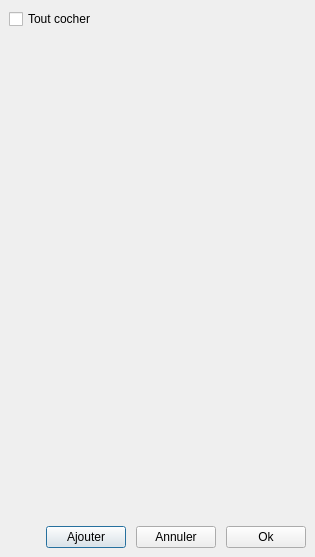
<?xml version="1.0" encoding="UTF-8"?>
<ui version="4.0">
 <class>sourcesWindow</class>
 <widget class="QDialog" name="sourcesWindow">
  <property name="windowModality">
   <enum>Qt::WindowModal</enum>
  </property>
  <property name="geometry">
   <rect>
    <x>0</x>
    <y>0</y>
    <width>315</width>
    <height>557</height>
   </rect>
  </property>
  <property name="sizePolicy">
   <sizepolicy hsizetype="Ignored" vsizetype="Preferred">
    <horstretch>0</horstretch>
    <verstretch>0</verstretch>
   </sizepolicy>
  </property>
  <property name="windowTitle">
   <string>Grabber - Sources</string>
  </property>
  <property name="windowIcon">
   <iconset resource="../resources.qrc">
    <normaloff>:/images/icon.ico</normaloff>:/images/icon.ico</iconset>
  </property>
  <layout class="QVBoxLayout" name="verticalLayout_2" stretch="0,0,0">
   <property name="spacing">
    <number>10</number>
   </property>
   <property name="leftMargin">
    <number>9</number>
   </property>
   <property name="topMargin">
    <number>9</number>
   </property>
   <property name="rightMargin">
    <number>9</number>
   </property>
   <property name="bottomMargin">
    <number>9</number>
   </property>
   <item>
    <widget class="QCheckBox" name="checkBox">
     <property name="text">
      <string>Tout cocher</string>
     </property>
     <property name="tristate">
      <bool>true</bool>
     </property>
    </widget>
   </item>
   <item>
    <widget class="QScrollArea" name="scrollArea">
     <property name="frameShape">
      <enum>QFrame::NoFrame</enum>
     </property>
     <property name="frameShadow">
      <enum>QFrame::Plain</enum>
     </property>
     <property name="lineWidth">
      <number>0</number>
     </property>
     <property name="widgetResizable">
      <bool>true</bool>
     </property>
     <widget class="QWidget" name="scrollAreaWidgetContents">
      <property name="geometry">
       <rect>
        <x>0</x>
        <y>0</y>
        <width>297</width>
        <height>477</height>
       </rect>
      </property>
      <layout class="QVBoxLayout" name="verticalLayout">
       <property name="leftMargin">
        <number>0</number>
       </property>
       <property name="topMargin">
        <number>0</number>
       </property>
       <property name="rightMargin">
        <number>0</number>
       </property>
       <property name="bottomMargin">
        <number>0</number>
       </property>
       <item>
        <layout class="QGridLayout" name="gridLayout">
         <property name="verticalSpacing">
          <number>0</number>
         </property>
        </layout>
       </item>
      </layout>
     </widget>
    </widget>
   </item>
   <item>
    <layout class="QHBoxLayout" name="horizontalLayout">
     <item>
      <spacer name="buttonAdd">
       <property name="orientation">
        <enum>Qt::Horizontal</enum>
       </property>
       <property name="sizeHint" stdset="0">
        <size>
         <width>0</width>
         <height>0</height>
        </size>
       </property>
      </spacer>
     </item>
     <item>
      <widget class="QPushButton" name="pushButton">
       <property name="text">
        <string>Ajouter</string>
       </property>
      </widget>
     </item>
     <item>
      <widget class="QPushButton" name="buttonCancel">
       <property name="text">
        <string>Annuler</string>
       </property>
      </widget>
     </item>
     <item>
      <widget class="QPushButton" name="buttonOk">
       <property name="text">
        <string>Ok</string>
       </property>
      </widget>
     </item>
    </layout>
   </item>
  </layout>
 </widget>
 <tabstops>
  <tabstop>checkBox</tabstop>
  <tabstop>pushButton</tabstop>
  <tabstop>buttonCancel</tabstop>
  <tabstop>buttonOk</tabstop>
 </tabstops>
 <resources>
  <include location="../resources.qrc"/>
 </resources>
 <connections>
  <connection>
   <sender>buttonCancel</sender>
   <signal>clicked()</signal>
   <receiver>sourcesWindow</receiver>
   <slot>reject()</slot>
   <hints>
    <hint type="sourcelabel">
     <x>125</x>
     <y>379</y>
    </hint>
    <hint type="destinationlabel">
     <x>130</x>
     <y>375</y>
    </hint>
   </hints>
  </connection>
  <connection>
   <sender>buttonOk</sender>
   <signal>clicked()</signal>
   <receiver>sourcesWindow</receiver>
   <slot>valid()</slot>
   <hints>
    <hint type="sourcelabel">
     <x>212</x>
     <y>373</y>
    </hint>
    <hint type="destinationlabel">
     <x>217</x>
     <y>373</y>
    </hint>
   </hints>
  </connection>
  <connection>
   <sender>pushButton</sender>
   <signal>clicked()</signal>
   <receiver>sourcesWindow</receiver>
   <slot>addSite()</slot>
   <hints>
    <hint type="sourcelabel">
     <x>34</x>
     <y>370</y>
    </hint>
    <hint type="destinationlabel">
     <x>50</x>
     <y>375</y>
    </hint>
   </hints>
  </connection>
 </connections>
 <slots>
  <slot>valid()</slot>
  <slot>checkAll(int)</slot>
  <slot>addSite()</slot>
 </slots>
</ui>
